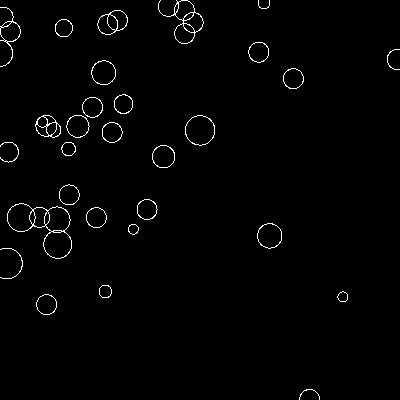
#> input picture test.png, 400 x 400 px
$ python prob1-2.py
#> lines starting #> are read from the running program, lines starting #| are printed output that depends on the picture
#!/usr/bin/env python3
# -*- coding: utf-8 -*-
"""
Created on Sat Oct 19 12:46:54 2019

@author: avinashshanker
ID: 1001668570
"""

import numpy as np
import cv2
import matplotlib.pyplot as plt
import math

def sobel(image, filter, convert_to_degree=False):
    inputx_image = convolve(image, filter)
    plt.imshow(inputx_image, cmap='gray')
    plt.title("Edge in Y axis")
    plt.show()

    inputy_image = convolve(image, np.flip(filter.T, axis=0))
    plt.imshow(inputy_image, cmap='gray')
    plt.title("Edge in X axis")
    plt.show()

    gradient_magnitude = np.sqrt(np.square(inputx_image) + np.square(inputy_image))

    gradient_magnitude *= 255.0 / gradient_magnitude.max()
    plt.imshow(gradient_magnitude, cmap='gray')
    plt.title("Magnitude")
    plt.show()

    orientation = np.arctan2(inputy_image, inputx_image)

    if convert_to_degree:
        orientation = np.rad2deg(orientation)
        orientation += 180

    return gradient_magnitude, orientation

def dnorm(x, mu, sd):
    value = 1 / (np.sqrt(2 * np.pi) * sd) * np.e ** (-np.power((x - mu) / sd, 2) / 2)
    return value


def gaussian_kernel(size, sigma=1):
    kernel_1D = np.linspace(-(size // 2), size // 2, size)
    for i in range(size):
        kernel_1D[i] = dnorm(kernel_1D[i], 0, sigma)
    kernel_2D = np.outer(kernel_1D.T, kernel_1D.T)
    kernel_2D *= 1.0 / kernel_2D.max()
    return kernel_2D


def gaussian_blur(image, kernel_size, verbose=False):
    kernel = gaussian_kernel(kernel_size, sigma=math.sqrt(kernel_size))
    return convolve(image, kernel, average=True)

def convolve(image, kernel, average=False):
    if len(image.shape) == 3:
        image = cv2.cvtColor(image, cv2.COLOR_BGR2GRAY)
    image_row, image_col = image.shape
    kernel_row, kernel_col = kernel.shape
    output = np.zeros(image.shape)
    height = int((kernel_row - 1) / 2)
    width = int((kernel_col - 1) / 2)
    mod_image = np.zeros((image_row + (2 * height), image_col + (2 * width)))
    mod_image[height:mod_image.shape[0] - height, width:mod_image.shape[1] - width] = image

    for row in range(image_row):
        for col in range(image_col):
            output[row, col] = np.sum(kernel * mod_image[row:row + kernel_row, col:col + kernel_col])
            if average:
                output[row, col] /= kernel.shape[0] * kernel.shape[1]
    return output

def non_max_suppression(gradient_magnitude, orientation):
    image_row, image_col = gradient_magnitude.shape
    output = np.zeros(gradient_magnitude.shape)
    PI = 180
    for row in range(1, image_row - 1):
        for col in range(1, image_col - 1):
            direction = orientation[row, col]
            if (0 <= direction < PI / 8) or (15 * PI / 8 <= direction <= 2 * PI):
                before_pixel = gradient_magnitude[row, col - 1]
                after_pixel = gradient_magnitude[row, col + 1]

            elif (PI / 8 <= direction < 3 * PI / 8) or (9 * PI / 8 <= direction < 11 * PI / 8):
                before_pixel = gradient_magnitude[row + 1, col - 1]
                after_pixel = gradient_magnitude[row - 1, col + 1]

            elif (3 * PI / 8 <= direction < 5 * PI / 8) or (11 * PI / 8 <= direction < 13 * PI / 8):
                before_pixel = gradient_magnitude[row - 1, col]
                after_pixel = gradient_magnitude[row + 1, col]

            else:
                before_pixel = gradient_magnitude[row - 1, col - 1]
                after_pixel = gradient_magnitude[row + 1, col + 1]

            if gradient_magnitude[row, col] >= before_pixel and gradient_magnitude[row, col] >= after_pixel:
                output[row, col] = gradient_magnitude[row, col]
    return output


def threshold(image, low, high, weak):
    output = np.zeros(image.shape)
    strong = 255
    strong_row, strong_col = np.where(image >= high)
    weak_row, weak_col = np.where((image <= high) & (image >= low))
    output[strong_row, strong_col] = strong
    output[weak_row, weak_col] = weak
    return output


def Boundry_Detection(image, weak):
    image_row, image_col = image.shape
    top_to_bottom = image.copy()
    for row in range(1, image_row):
        for col in range(1, image_col):
            if top_to_bottom[row, col] == weak:
                if top_to_bottom[row, col + 1] == 255 or top_to_bottom[row, col - 1] == 255 or top_to_bottom[row - 1, col] == 255 or top_to_bottom[
                    row + 1, col] == 255 or top_to_bottom[
                    row - 1, col - 1] == 255 or top_to_bottom[row + 1, col - 1] == 255 or top_to_bottom[row - 1, col + 1] == 255 or top_to_bottom[
                    row + 1, col + 1] == 255:
                    top_to_bottom[row, col] = 255
                else:
                    top_to_bottom[row, col] = 0

    bottom_to_top = image.copy()

    for row in range(image_row - 1, 0, -1):
        for col in range(image_col - 1, 0, -1):
            if bottom_to_top[row, col] == weak:
                if bottom_to_top[row, col + 1] == 255 or bottom_to_top[row, col - 1] == 255 or bottom_to_top[row - 1, col] == 255 or bottom_to_top[
                    row + 1, col] == 255 or bottom_to_top[
                    row - 1, col - 1] == 255 or bottom_to_top[row + 1, col - 1] == 255 or bottom_to_top[row - 1, col + 1] == 255 or bottom_to_top[
                    row + 1, col + 1] == 255:
                    bottom_to_top[row, col] = 255
                else:
                    bottom_to_top[row, col] = 0

    right_to_left = image.copy()

    for row in range(1, image_row):
        for col in range(image_col - 1, 0, -1):
            if right_to_left[row, col] == weak:
                if right_to_left[row, col + 1] == 255 or right_to_left[row, col - 1] == 255 or right_to_left[row - 1, col] == 255 or right_to_left[
                    row + 1, col] == 255 or right_to_left[
                    row - 1, col - 1] == 255 or right_to_left[row + 1, col - 1] == 255 or right_to_left[row - 1, col + 1] == 255 or right_to_left[
                    row + 1, col + 1] == 255:
                    right_to_left[row, col] = 255
                else:
                    right_to_left[row, col] = 0

    left_to_right = image.copy()

    for row in range(image_row - 1, 0, -1):
        for col in range(1, image_col):
            if left_to_right[row, col] == weak:
                if left_to_right[row, col + 1] == 255 or left_to_right[row, col - 1] == 255 or left_to_right[row - 1, col] == 255 or left_to_right[
                    row + 1, col] == 255 or left_to_right[
                    row - 1, col - 1] == 255 or left_to_right[row + 1, col - 1] == 255 or left_to_right[row - 1, col + 1] == 255 or left_to_right[
                    row + 1, col + 1] == 255:
                    left_to_right[row, col] = 255
                else:
                    left_to_right[row, col] = 0

    final_image = top_to_bottom + bottom_to_top + right_to_left + left_to_right

    final_image[final_image > 255] = 255

    return final_image


if __name__ == '__main__':
    Image_Name = input("\nPlease Enter the Image name Eg: 1.png >>")
#> the answer given: test.png
    image = cv2.imread(Image_Name)
#> image is the input picture: shape (400, 400, 3); 1.4% white in thin lines or dots
    blurred_image = gaussian_blur(image, kernel_size=9)
#> in convolve, `image = cv2.cvtColor(image, cv2.COLOR_BGR2GRAY)`: image: shape (400, 400); 1.4% white in thin lines or dots
#> in convolve, `mod_image[height:mod_image.shape[0] - height, width:mod_image.shape[1]..`: mod_image: shape (408, 408) float64; 1.4% white in thin lines or dots
    edge_filter = np.array([[-1, 0, 1], [-2, 0, 2], [-1, 0, 1]])
    gradient_magnitude, orientation = sobel(blurred_image, edge_filter, convert_to_degree=True)
#> call 2 of convolve, with kernel = array of shape (3, 3), average = False
#> in convolve (call 2), `mod_image[height:mod_image.shape[0] - height, width:mod_image.shape[1]..`:
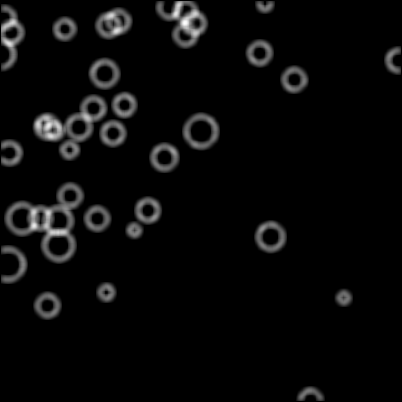
#> mod_image: shape (402, 402) float64; min 0, max 48.32, mean 1.9; drawn with min black and max white
#> after the loop in convolve (call 2), `for row in range(image_row):`:
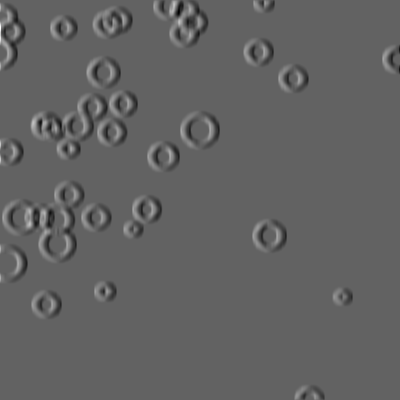
#> output: shape (400, 400) float64; min -76.02, max 120, mean 0; drawn with min black and max white
#> call 3 of convolve, with kernel = array of shape (3, 3), average = False
#> after the loop in convolve (call 3), `for row in range(image_row):`:
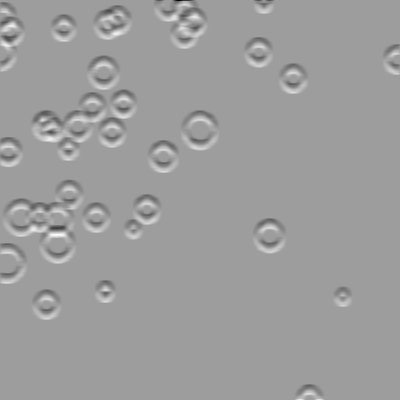
#> output: shape (400, 400) float64; min -126.6, max 78.31, mean 0; drawn with min black and max white
#> in sobel, `gradient_magnitude *= 255.0 / gradient_magnitude.max()`:
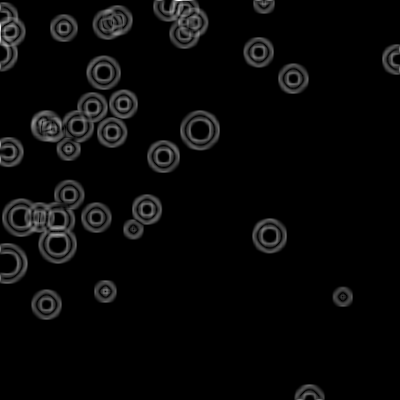
#> gradient_magnitude: shape (400, 400) float64; min 0, max 255, mean 8.7
#> in sobel, `orientation = np.arctan2(inputy_image, inputx_image)`:
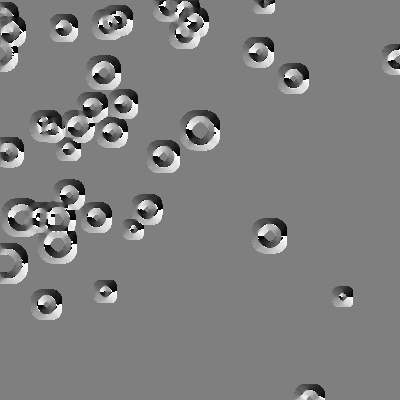
#> orientation: shape (400, 400) float64; min -3.14, max 3.14, mean 0.00675; drawn with min black and max white
    processed_img = non_max_suppression(gradient_magnitude, orientation)
#> after the loop in non_max_suppression, `for row in range(1, image_row - 1):`:
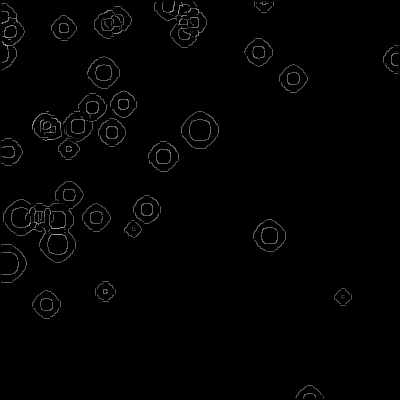
#> output: shape (400, 400) float64; min 0, max 166, mean 2.5
    processed_img = threshold(processed_img, 1, 20, weak=1)
#> in threshold, `strong_row, strong_col = np.where(image >= high)`: strong_row = 4702 values from 1 to 398; strong_col = 4702 values, max 398 at index 1005, min 1 at index 22, mean 124.5
#> in threshold, `weak_row, weak_col = np.where((image <= high) & (image >= low))`: weak_row = 23 values from 11 to 394; weak_col = 23 values, max 387 at index 5, min 10 at index 0, mean 142.2
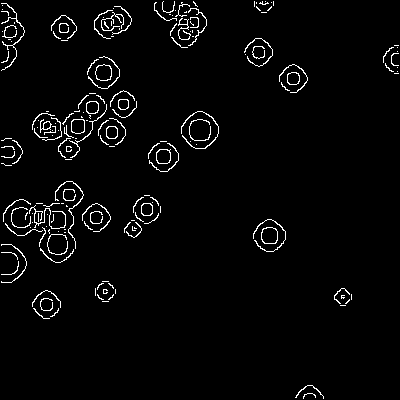
#> processed_img: shape (400, 400) float64; min 0, max 255, mean 7.5
    processed_img = Boundry_Detection(processed_img, weak=1)
#> after the loop in Boundry_Detection, `for row in range(1, image_row):`: top_to_bottom: shape (400, 400) float64; 2.9% white in thin lines or dots
#> in Boundry_Detection, `final_image = top_to_bottom + bottom_to_top + right_to_left + left_to_..`: final_image: shape (400, 400) float64; values 0 (black) and 1020 (white), 2.9% white in thin lines or dots
    cv2.imwrite('prob1-1.png',processed_img)
    Final_output = cv2.imread('prob1-1.png')
#> Final_output: shape (400, 400, 3); 2.9% white in thin lines or dots
    plt.imshow(Final_output, cmap='gray')
    plt.title("Image Boundry Trace")
    plt.show()
